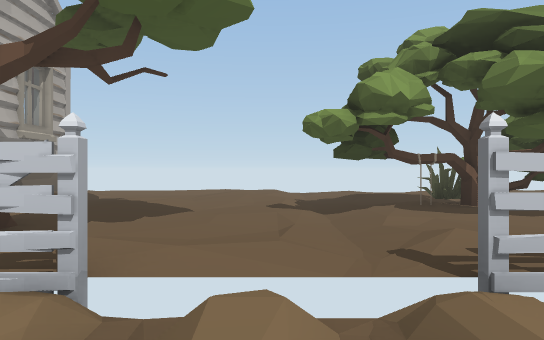
view 1 (above)

24 first-person views from a walk through a scene from a Unity 3-D project. The camera is 1.3 m above the floor, looks level and sees 70° across. Doors are open. The floor is counted in squares, 2 m on a side. Each view is taken from the middle of a square. On the plan, view 1 faces up. The plan holds only what a view shows up to about 11 squares ahead; the rest is blank. The place goes on beyond the plan. The player is left out.

view 2
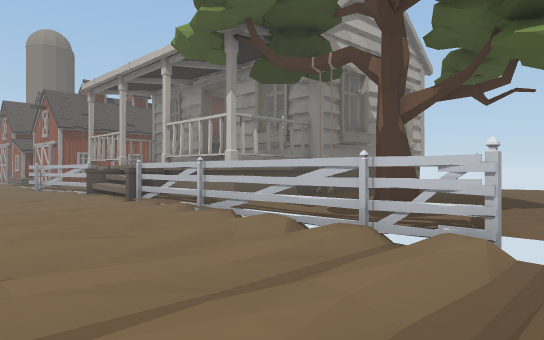

view 3
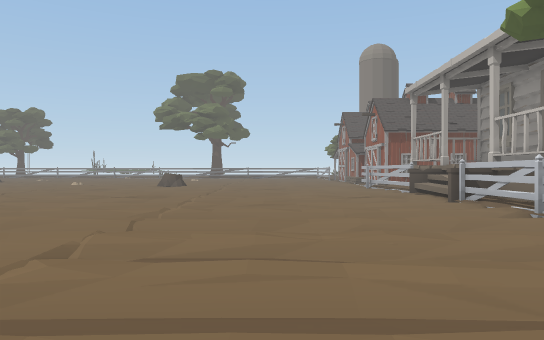

view 4
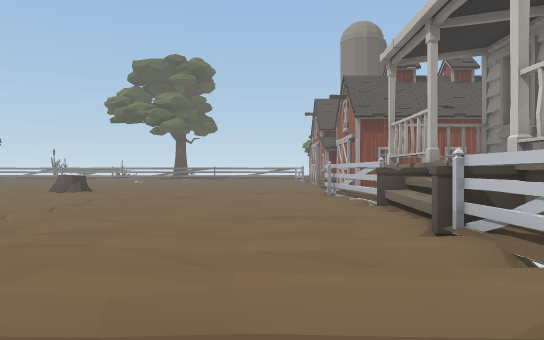

view 5
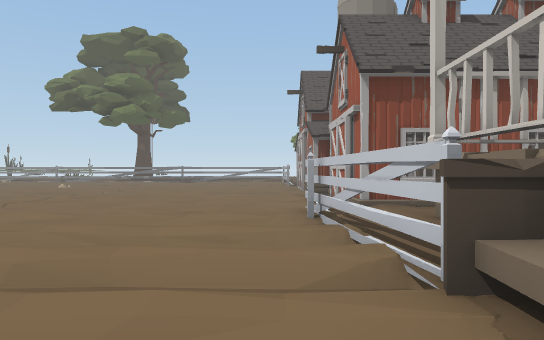

view 6
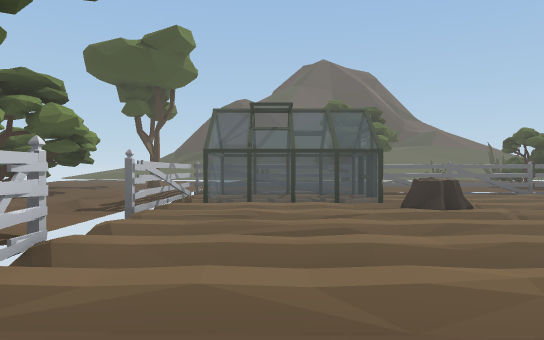

view 7
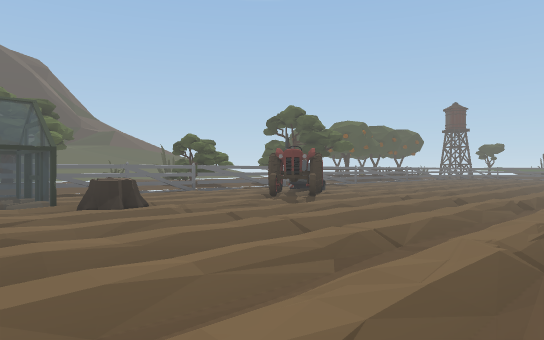

view 8
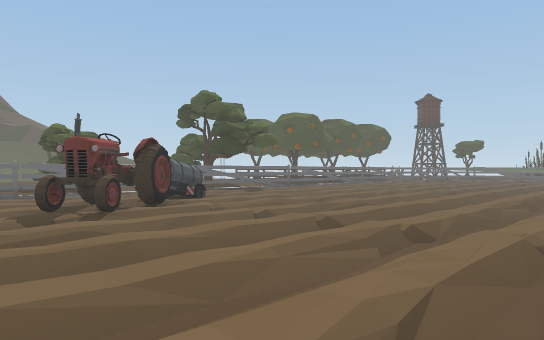

view 9
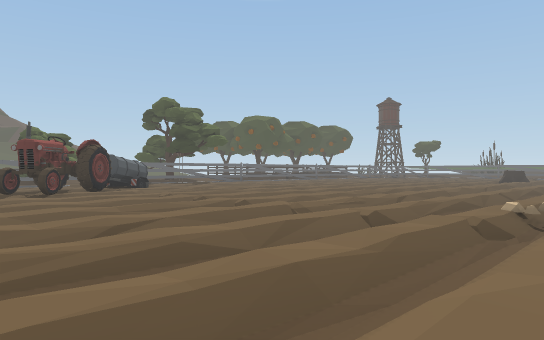

view 10
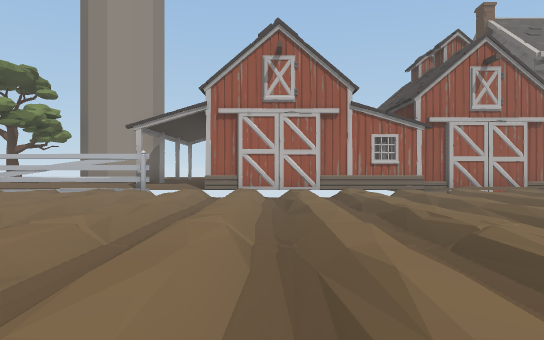

view 11
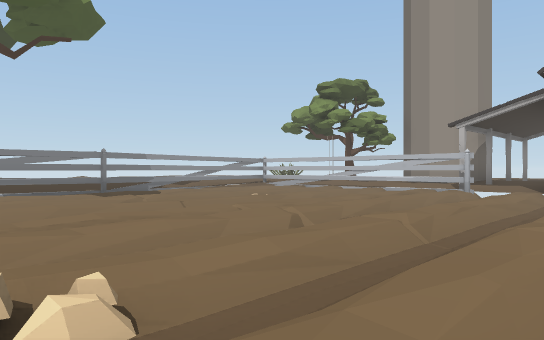

view 12
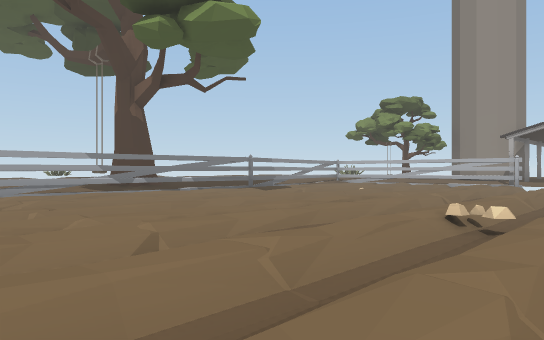

view 13
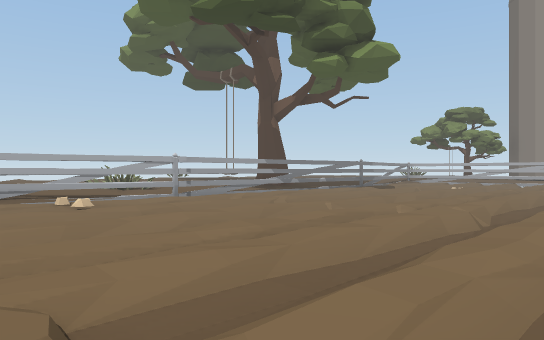

view 14
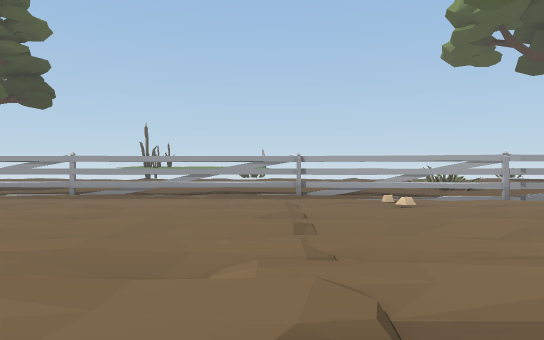

view 15
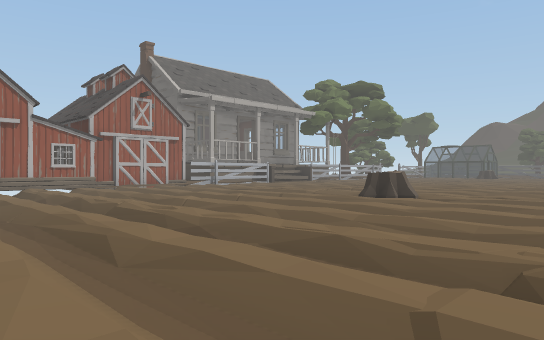

view 16
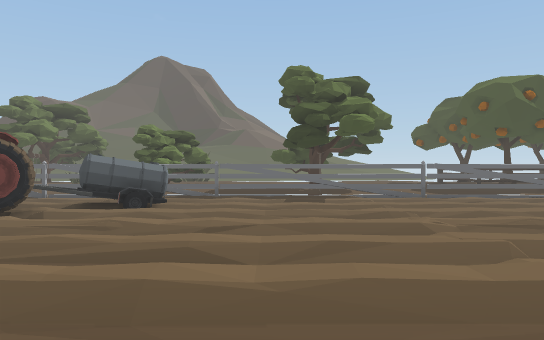

view 17
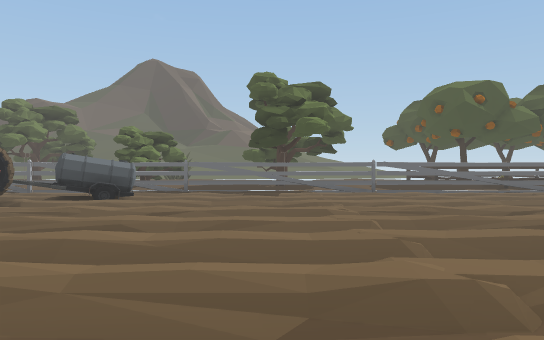

view 18
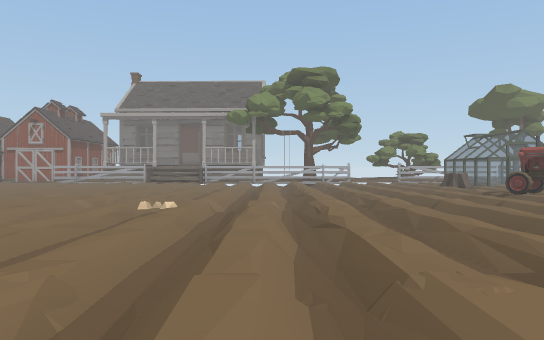

view 19
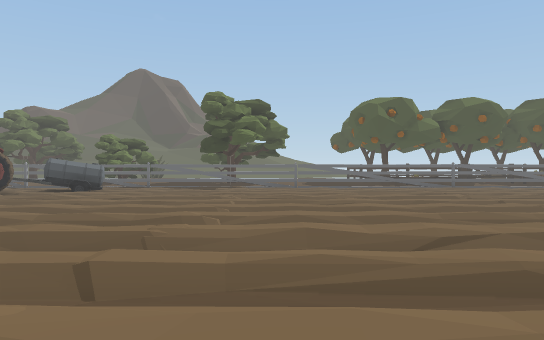

view 20
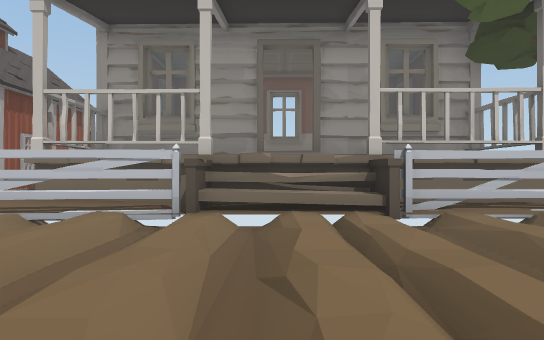

view 21
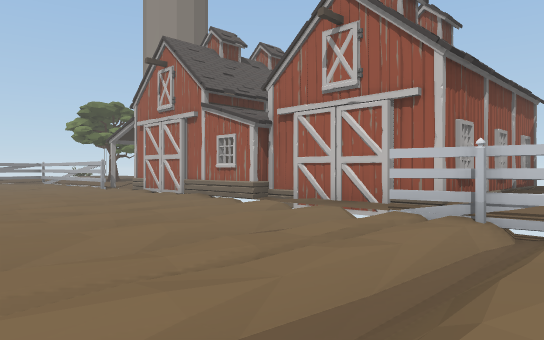

view 22
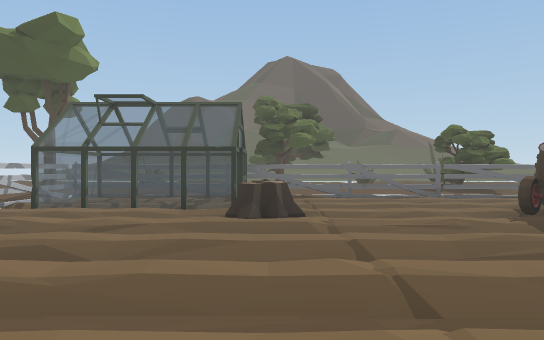

view 23
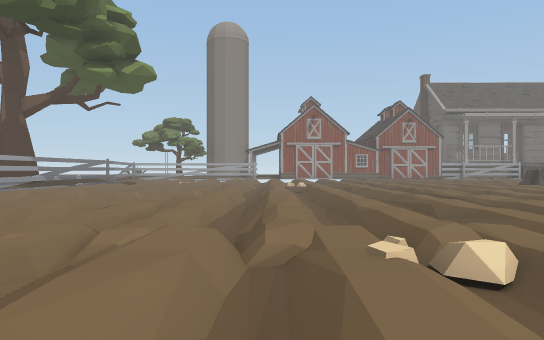

view 24
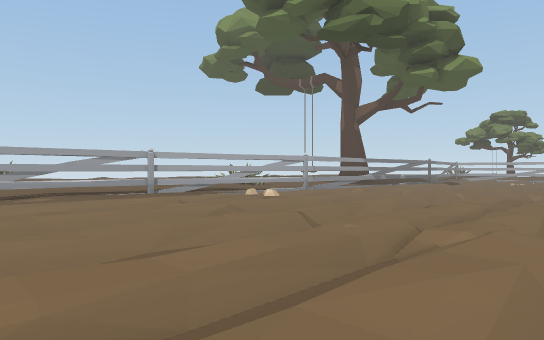

### Floor plan
Key: @ floor where view 1 was taken; # wall or solid block; x gap in a wall; . main floor; : floor 0.25 m higher than the main floor; - floor 0.25 m lower than the main floor; _ floor 0.5 m lower than the main floor; / step, stairs or slope; D open door; = window, fence, low wall or low ledge; T tree; B barn; S stump; H thing the floor can be seen under or through; O other object.
Columns run from 33 left of view 1 to 9 right of it. Each row starts with its distance up from view 1.
 10                            #   :::.:
  9                            # :::::.:::
  8                BBBB        # :::::.:::
  7                B  B        # :::::.:
  6                B  B        #::::.:TTTT:
  5       ##::     B  B####DD###::::::.::T:
  4     T:#:#:B  BBB  B##      #  T::..:.T:
  3     :::::.B   BB  B####==###::.:::.::..::
  2     /=###/BBBBB///.####=/####x#ODDD#####/
  1     //././/_//.///-_/.////_/../_/../==O=/
  0   x///././/_//./-/._//////_//./_/@./_=.=O
 -1   #///././/_//////._/.////_/.//_/.//=# =
 -2   .#//././/_//.//_._//.///_/../_/../=#O=/
 -3   :#//././/_//./-_._/..///_/../_/./S_/.O/
 -4   :#//.////_//.///.//.////_//./_//./_//O/
 -5   .H//././/_//./---_/.////_////_////_// /
 -6   xH//./../_//.//S/_////./_/../_/../_/.x/
 -7 O#.=//././O_//////._/.////_/.//_/.OO_/.#/
 -8  ::H//././/_//.///._//.///_/../_/..OO/.#/
 -9  ::H//././/_//./-_.   .///_/../_/..OO/.#/
-10 O/.H//..../_//.        /.////.////./OO/=
-11 OO.H_///.//-//.         ./O//./_//.//O/=
-12  :.x_/...//_//          .//////////////#.
-13  :H //...//_//           ////.////.////#. T
-14  :#/_/...//_/             -//./-//./-//=/TT
-15  :#///...///              ///.////.////#/ T
-16 ::#///./////             /_//./_////_//#.
-17 ::#///.////               _//./_/../_/.#.
-18 ::x///.///                 //./_/.//_/.#.

Positions as (right, up) in squares from view 1, and headings:
1: (0, 0), facing up
2: (0, -2), facing up-left
3: (0, -2), facing left
4: (-4, 0), facing left
5: (-9, 1), facing left
6: (-5, 0), facing right
7: (-5, 0), facing down-right
8: (-5, -5), facing down-right
9: (-8, -5), facing down-right
10: (-22, -7), facing up
11: (-22, -7), facing up-left
12: (-22, -11), facing up-left
13: (-23, -15), facing up-left
14: (-23, -15), facing left
15: (-23, -10), facing up-right
16: (-4, -13), facing right
17: (-5, -14), facing right
18: (-5, -17), facing up
19: (-8, -16), facing right
20: (-10, -3), facing up
21: (-13, -3), facing up-left
22: (-4, -3), facing right
23: (-24, -18), facing up
24: (-24, -18), facing up-left
